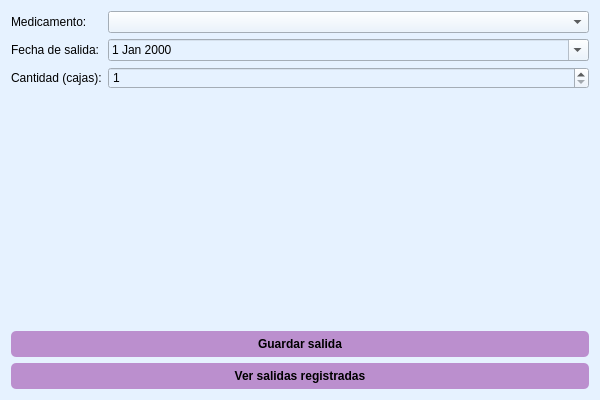
<?xml version="1.0" encoding="UTF-8"?>
<ui version="4.0">
 <class>SalidasWindow</class>
 <widget class="QWidget" name="SalidasWindow">
  <property name="windowTitle">
   <string>Registrar Salida</string>
  </property>
  <property name="minimumSize">
   <size><width>600</width><height>400</height></size>
  </property>
  <property name="styleSheet">
   <string notr="true">background-color: #e6f2ff;</string>
  </property>
  <layout class="QVBoxLayout" name="verticalLayout">

   <item>
    <layout class="QFormLayout" name="formLayout">
     <item row="0" column="0">
      <widget class="QLabel" name="label_medicamento">
       <property name="text">
        <string>Medicamento:</string>
       </property>
      </widget>
     </item>
     <item row="0" column="1">
      <widget class="QComboBox" name="combo_medicamento"/>
     </item>

     <item row="1" column="0">
      <widget class="QLabel" name="label_fecha">
       <property name="text">
        <string>Fecha de salida:</string>
       </property>
      </widget>
     </item>
     <item row="1" column="1">
      <widget class="QDateEdit" name="date_salida">
       <property name="calendarPopup">
        <bool>true</bool>
       </property>
      </widget>
     </item>

     <item row="2" column="0">
      <widget class="QLabel" name="label_cantidad">
       <property name="text">
        <string>Cantidad (cajas):</string>
       </property>
      </widget>
     </item>
     <item row="2" column="1">
      <widget class="QSpinBox" name="spin_cantidad">
       <property name="minimum">
        <number>1</number>
       </property>
      </widget>
     </item>
    </layout>
   </item>

   <item>
    <widget class="QPushButton" name="btn_guardar">
     <property name="text">
      <string>Guardar salida</string>
     </property>
     <property name="styleSheet">
      <string notr="true">background-color: #BB8FCE; font-weight: bold; padding: 6px; border-radius: 5px;</string>
     </property>
    </widget>
   </item>

   <item>
    <widget class="QPushButton" name="btn_ver_salidas">
     <property name="text">
      <string>Ver salidas registradas</string>
     </property>
     <property name="styleSheet">
      <string notr="true">background-color: #BB8FCE; font-weight: bold; padding: 6px; border-radius: 5px;</string>
     </property>
    </widget>
   </item>

  </layout>
 </widget>
 <resources/>
 <connections/>
</ui>
